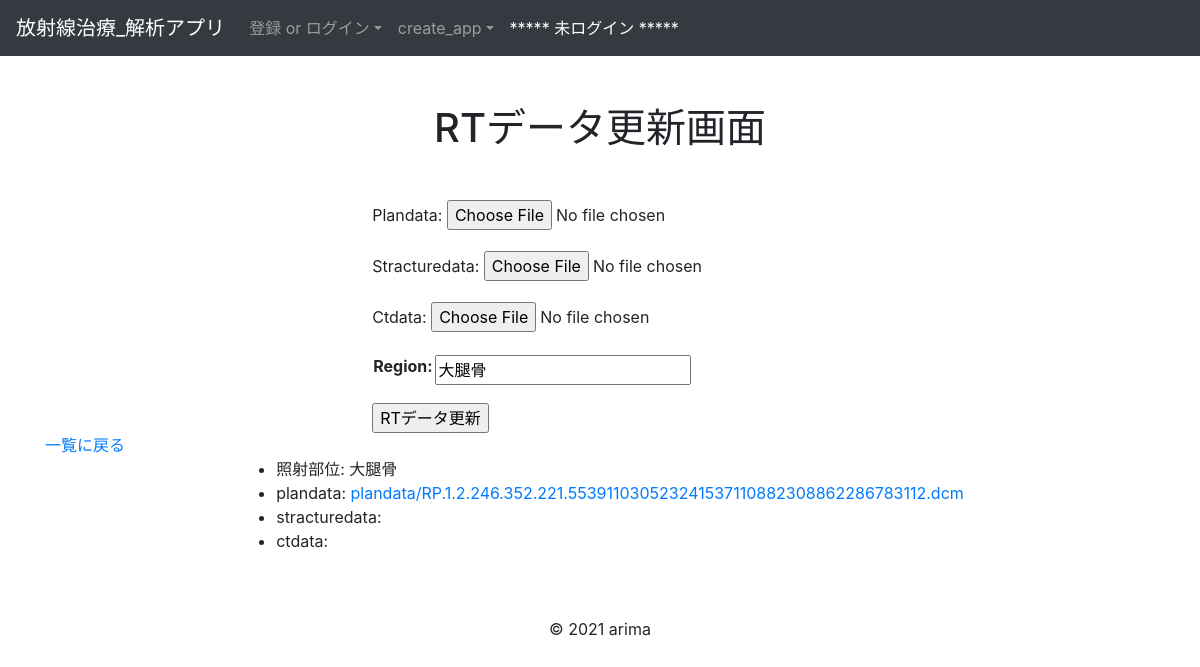
The page /analytics/edit_rtdata/2 on the database as committed earlier.
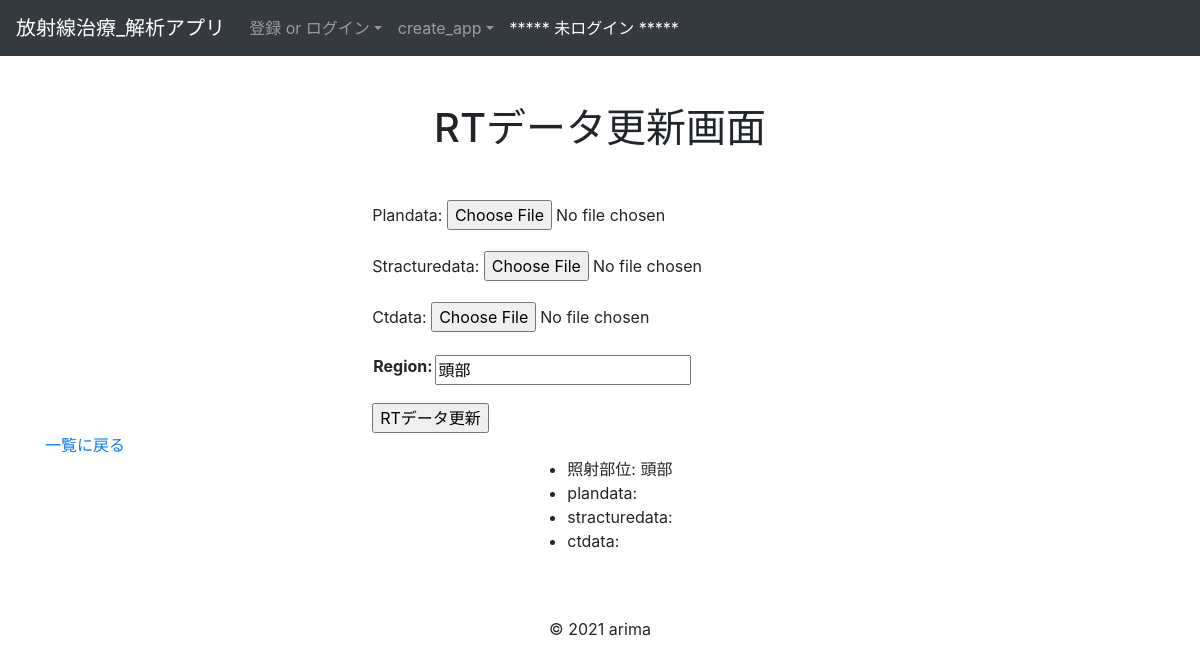
The same page on the database as committed later.
### analytics/models.py (models this page shows, shortened)
class BaseModel(models.Model):
    create_at = models.DateTimeField(default=timezone.datetime.now(pytz.timezone('Asia/Tokyo')))
    update_at = models.DateTimeField(default=timezone.datetime.now(pytz.timezone('Asia/Tokyo')))
    class Meta:
        abstract = True #Tableとして作成されないようにする

class Rtdatas(BaseModel):
    region = models.CharField(max_length=10)
    user = models.ForeignKey(
        'accounts.Users', on_delete=models.CASCADE
    )
    objects = RtdatasManager()
    class Meta:
        db_table = 'rtdata'
        verbose_name_plural = 'RTデータ'

class Plandatas(BaseModel):
    plandata = models.FileField(upload_to='plandata/')
    rtdata = models.OneToOneField(
        Rtdatas,
        on_delete=models.CASCADE,
        primary_key=True
    )
    objects = PlandatasManager()
    class Meta:
        db_table = 'plandatas'
        verbose_name_plural = 'プランデータ'

### analytics/views.py (the view, shortened to what this page needs)
# urls.py: path('edit_rtdata/<int:pk>', RtdataUpdateView.as_view(), name='edit_rtdata'),
class RtdataUpdateView(SuccessMessageMixin, UpdateView):
    model = Rtdatas
    template_name = 'analytics/update_rtdata.html'
    form_class = forms.UpdateRtdataForm
    success_message = '更新に成功しました'
    def get_context_data(self, **kwargs):
        context = super().get_context_data(**kwargs)
        plandata_form = forms.PlandataUploadForm()
        plandata = Plandatas.objects.filter_by_rtdata(rtdata=self.object)
        stracturedata_form = forms.StracturedataUploadForm()
        stracturedata =  Stracturedatas.objects.filter_by_rtdata(rtdata=self.object)
        ctdata_form = forms.CtdataUploadForm()
        ctdata =  Ctdatas.objects.filter_by_rtdata(rtdata=self.object)
        rtdata = Rtdatas.objects.get(id=self.object.id)
        context['rtdata'] = rtdata
        context['plandata'] = plandata
        context['plandata_form'] = plandata_form
        context['stracturedata'] = stracturedata
        context['stracturedata_form'] = stracturedata_form
        context['ctdata'] = ctdata
        context['ctdata_form'] = ctdata_form
        return context

### analytics/forms.py (shortened to what this page needs)
class UpdateRtdataForm(forms.ModelForm):
    class Meta:
        model = Rtdatas
        fields = ['region',]

class PlandataUploadForm(forms.ModelForm):
    plandata = forms.FileField(required=False)
    class Meta:
        model = Plandatas
        fields = ['plandata',]

### analytics/models.py (called while the page is built)
    def filter_by_rtdata(self, rtdata):
        return self.filter(rtdata=rtdata).all()

    def filter_by_rtdata(self, rtdata):
        return self.filter(rtdata=rtdata).all()

    def filter_by_rtdata(self, rtdata):
        return self.filter(rtdata=rtdata).all()

### templates/analytics/update_rtdata.html (shortened to what this page needs)
{% extends "base.html" %}
{% block content %}
<div class="container">
    <h1 class="text-center my-5">RTデータ更新画面</h1>
  <div class="row justify-content-center">
    <form method="POST" enctype='multipart/form-data'>
      <table>
        {{ form.as_table }}
        {{ plandata_form.as_p }}
        {{ stracturedata_form.as_p }}
        {{ ctdata_form.as_p }}
      </table>
      <input type="submit" value="RTデータ更新" class='mt-3'>
    </form>
  </div>
  <a href="{% url 'analytics:list_rtdatas'%}">一覧に戻る</a>
  <div class="row justify-content-center">
      <table>
        <ul>
          <li>照射部位: {{object.region}}</li>
          <li>plandata: <a href="{% url 'analytics:delete_plandata' pk=rtdata.id %}">{{ object.plandatas.plandata }}</a></li>
          <li>stracturedata: <a href="{% url 'analytics:delete_stracturedata' pk=rtdata.id %}">{{ object.stracturedatas.stracturedata }}</a></li>
          <li>ctdata: <a href="{% url 'analytics:delete_ctdata' pk=rtdata.id %}">{{ object.ctdatas.ctdata }}</a></li>
        </ul>
      </table>
  </div>
</div>
{% endblock %}

Rows that differ between the two databases and show on the page:
changed Rtdatas: region "大腿骨" → "頭部"; plandatas.plandata "plandata/RP.1.2.246.352.221.553911030523241537110882308862286783112.dcm" → (not shown)
